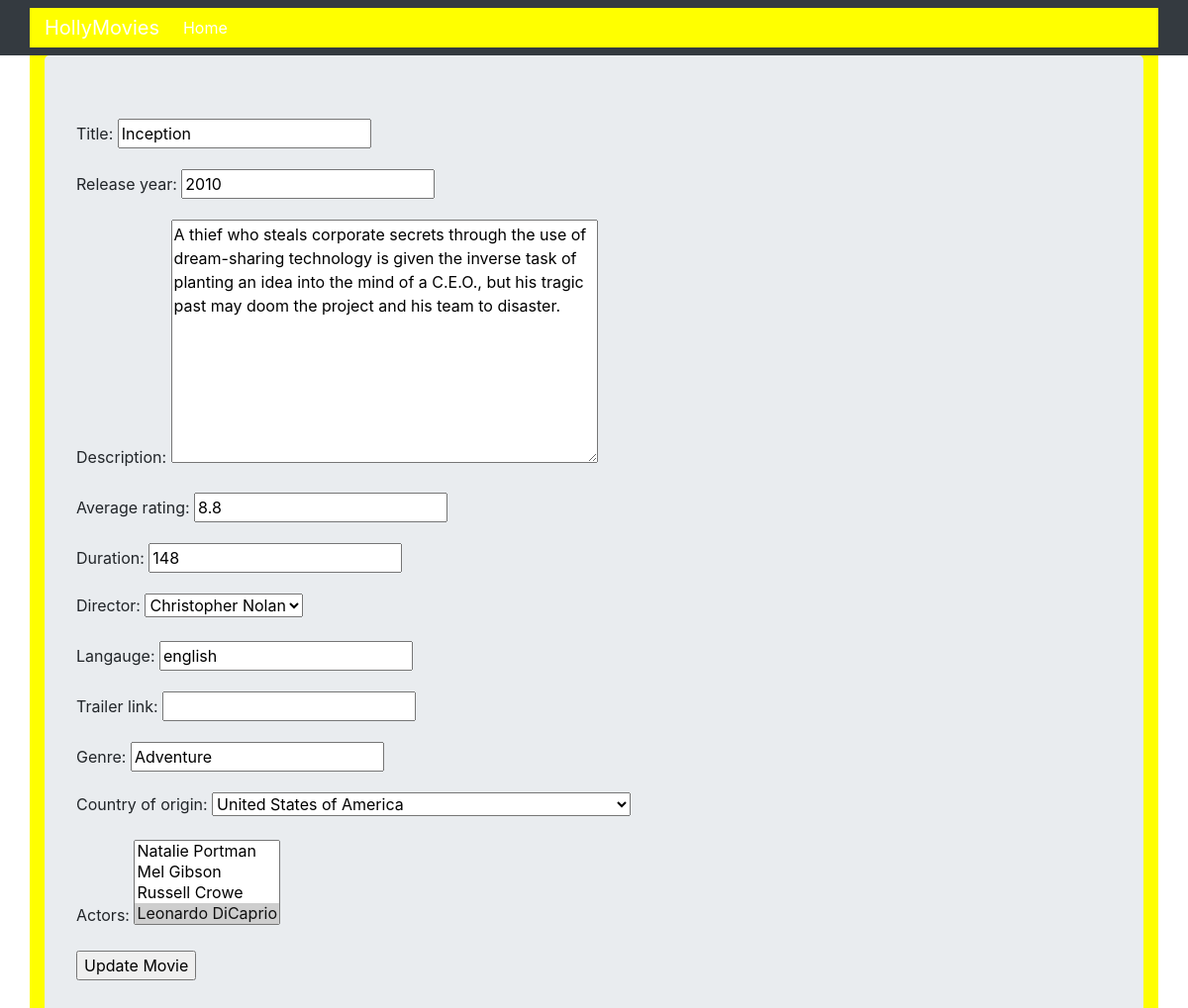
The app's page /title/11/update with its own data.
### viewer/models.py (models this page shows, shortened)
class Movie(models.Model):
    title = models.CharField(max_length=100)
    release_year = models.PositiveIntegerField()
    description = models.TextField()
    average_rating = models.FloatField()
    duration = models.PositiveIntegerField()
    director = models.ForeignKey(Director, on_delete=models.DO_NOTHING, null=True, blank=True)
    langauge = models.CharField(null=True, blank=True, max_length=30, default="english")
    trailer_link = models.URLField(null=True, blank=True)
    genre = models.CharField(max_length=30, null=True, blank=True)
    country_of_origin = models.CharField(max_length=30, choices=COUNTRIES_CHOICES, default="US")
    actors = models.ManyToManyField(Actor, null=True)

### viewer/views.py (the view)
# urls.py: path('title/<int:pk>/update', UpdateMovie.as_view(), name='update_movie'),
class UpdateMovie(UpdateView):
    template_name = 'update_movie.html'
    model = Movie
    success_url = reverse_lazy('detail_movie')
    fields = '__all__'

### viewer/models.py (called while the page is built)
    def __str__(self):
        return self.name

    def __str__(self):
        return self.name

### viewer/templates/update_movie.html (shortened to what this page needs)
{%extends 'base.html'%}
{%block content%}
<form method="post">
    {{form.as_p}}
    <input type="submit" value="Update Movie">
</form>
{%endblock%}

### records on screen
Movie: title "Inception", release_year "2010", description "A thief who steals corporate secrets through the use of dream-sharing technology is given the inverse task of planting an idea into the mind of a C.E.O., but his tragic past may doom the project and his team to disaster.", average_rating "8.8", duration "148", director "Christopher Nolan", langauge "english", genre "Adventure", country_of_origin "United States of America"
